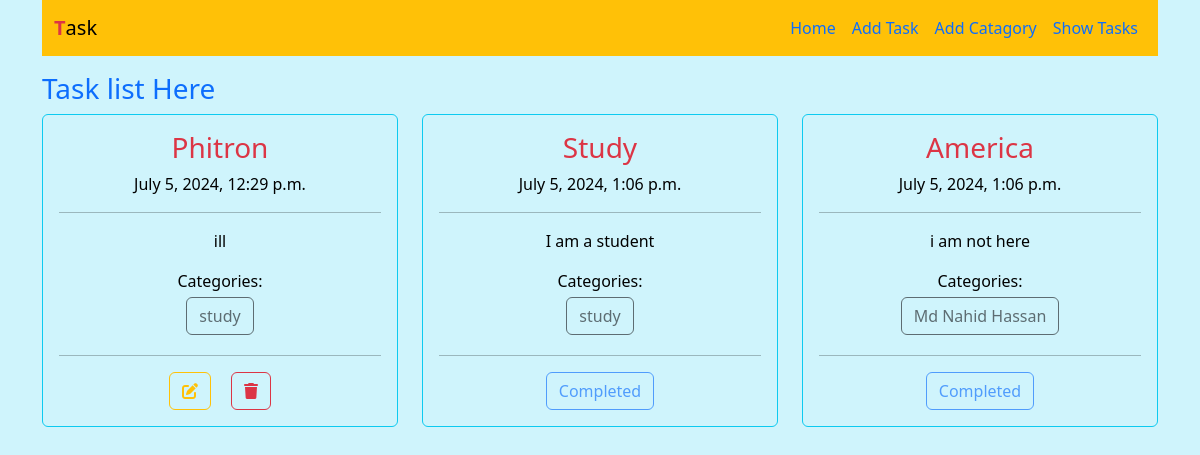
The page / on the database its author committed.
### taskapp1/models.py (models this page shows, shortened)
class Task(models.Model):
    title = models.CharField(max_length=100)
    description = models.TextField()
    is_completed = models.BooleanField(default=False)
    assign_date = models.DateTimeField(auto_now_add=True)
    categories = models.ManyToManyField(Category, related_name='tasks')

### catagoryapp/models.py (models this page shows, shortened)
class Category(models.Model):
    name = models.CharField(max_length=255)

### taskproject/views.py (the view)
# urls.py: 2. Add a URL to urlpatterns:  path('', views.home, name='home')
def home(request):
    data = Task.objects.all()
    context= {'tasks': data}
    return render(request, 'home.html', context)

### templates/home.html
{% extends "base.html" %}
{% block content %}
{% include "task/tasks.html" %}
{% endblock content %}

### templates/base.html (shortened to what this page needs)
<!doctype html>
<html lang="en">
  <head>
    <link rel="stylesheet" href="https://cdnjs.cloudflare.com/ajax/libs/font-awesome/6.5.2/css/all.min.css" />
    <link href="https://cdn.jsdelivr.net/npm/bootstrap@5.3.3/dist/css/bootstrap.min.css" rel="stylesheet">
  </head>
  <body class="bg-info-subtle text-danger">
    <div class="container ">
    {% include "navbar.html" %}
    {% block content %}
    {% endblock content %}
  </body>
</html>

### templates/navbar.html (shortened to what this page needs)
<nav class="navbar navbar-expand-lg bg-warning" data-bs-theme="dark">
    <div class="container-fluid">
      <a class="navbar-brand text-black" href="{% url "home" %}"><span class="text-danger fw-bold">T</span>ask</a>
      <div class="collapse navbar-collapse " id="navbarSupportedContent " >
        <ul class="navbar-nav ms-auto mb-2 mb-lg-0">
          <li class="nav-item">
            <a class="nav-link text-primary{% if current_page == 'home' %}active{% endif %}" aria-current="page" href="{% url "home" %}">Home</a>
          </li>
          <li class="nav-item">
            <a class="nav-link text-primary{% if current_page == 'add_album' %}active{% endif %}" href="{% url "add_task" %}">Add Task</a>
          </li>
          <li class="nav-item">
            <a class="nav-link text-primary{% if current_page == 'add_musician' %}active{% endif %}" href="{% url "add_category" %}">Add Catagory</a>
          </li>
          <li class="nav-item">
            <a class="nav-link text-primary{% if current_page == 'musicians' %}active{% endif %}" href="{% url "home" %}">Show Tasks</a>
          </li>
      </div>
    </div>
  </nav>

### taskapp1/templates/task/tasks.html
<div class=" my-3">
    <h3 class="my-font text-primary">Task list Here</h3>
        <div class="row row-cols-1 row-cols-md-3 g-4">
            {% for task in tasks %}
            <div class="col">
                <div class="card bg-transparent text-black border-info text-center">
                  <div class="card-body">
                    <h3 class="card-title text-danger">{{task.title}}</h3>
                    <p class="card-text">{{task.assign_date}}</p>
                    <hr>
                    <p class="card-text">{{task.description}}</p>
                    <p class="m-0">Categories:</p>
                    {% for cat in task.categories.all %}
                        <button class="btn btn-outline-dark m-1" disabled>{{ cat.name }}</button>
                    {% empty %}
                        <button class="btn btn-outline-bg-warning" disabled>No Categories</button>
                     {% endfor %}
                     <hr>
                     {% if task.is_completed == True %}
                        <button class="btn btn-outline-primary" disabled>Completed</button>
                     {% else %}
                        <a class="btn btn-outline-warning mx-2" href="{% url "update_task" task.id %}" ><i class="fa fa-edit"></i></a>
                        <a class="btn btn-outline-danger mx-2" href="{% url "delete_task" task.id %}" ><i class="fa fa-trash"></i></a>
                     {% endif %}
                  </div>
                </div>
            </div>
            {% endfor %}
          </div>
    </div>
</div>

### rows shown on the page
Task: title "Phitron", assign_date "July 5, 2024, 12:29 p.m.", description "ill", is_completed False (drawn)
Category: name "study"
Task: title "Study", assign_date "July 5, 2024, 1:06 p.m.", description "I am a student", is_completed "Completed"
Task: title "America", assign_date "July 5, 2024, 1:06 p.m.", description "i am not here", is_completed "Completed"
Category: name "Md Nahid Hassan"
